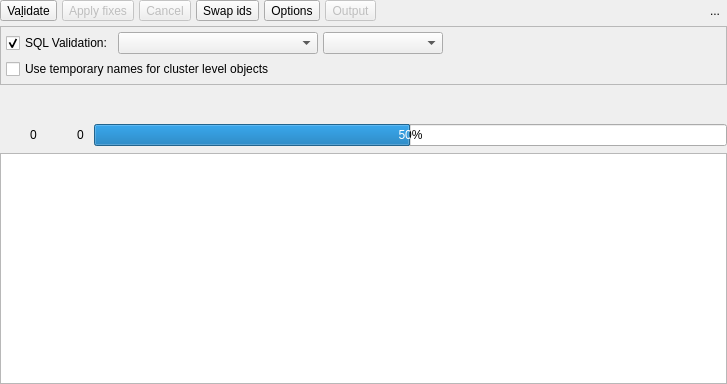
<?xml version="1.0" encoding="UTF-8"?>
<ui version="4.0">
 <class>ModelValidationWidget</class>
 <widget class="QWidget" name="ModelValidationWidget">
  <property name="geometry">
   <rect>
    <x>0</x>
    <y>0</y>
    <width>727</width>
    <height>384</height>
   </rect>
  </property>
  <property name="sizePolicy">
   <sizepolicy hsizetype="Minimum" vsizetype="Preferred">
    <horstretch>0</horstretch>
    <verstretch>0</verstretch>
   </sizepolicy>
  </property>
  <property name="minimumSize">
   <size>
    <width>0</width>
    <height>230</height>
   </size>
  </property>
  <property name="baseSize">
   <size>
    <width>730</width>
    <height>0</height>
   </size>
  </property>
  <property name="windowTitle">
   <string>Form</string>
  </property>
  <property name="autoFillBackground">
   <bool>false</bool>
  </property>
  <property name="styleSheet">
   <string notr="true"/>
  </property>
  <layout class="QVBoxLayout" name="verticalLayout">
   <property name="spacing">
    <number>5</number>
   </property>
   <property name="leftMargin">
    <number>0</number>
   </property>
   <property name="topMargin">
    <number>0</number>
   </property>
   <property name="rightMargin">
    <number>0</number>
   </property>
   <property name="bottomMargin">
    <number>0</number>
   </property>
   <item>
    <layout class="QHBoxLayout" name="horizontalLayout_4">
     <property name="spacing">
      <number>5</number>
     </property>
     <item>
      <layout class="QHBoxLayout" name="horizontalLayout_3">
       <property name="spacing">
        <number>5</number>
       </property>
       <item>
        <widget class="QToolButton" name="validate_btn">
         <property name="sizePolicy">
          <sizepolicy hsizetype="Fixed" vsizetype="Preferred">
           <horstretch>0</horstretch>
           <verstretch>0</verstretch>
          </sizepolicy>
         </property>
         <property name="text">
          <string>Va&amp;lidate</string>
         </property>
         <property name="icon">
          <iconset resource="../../res/resources.qrc">
           <normaloff>:/icons/icons/validation.png</normaloff>:/icons/icons/validation.png</iconset>
         </property>
         <property name="iconSize">
          <size>
           <width>25</width>
           <height>25</height>
          </size>
         </property>
         <property name="toolButtonStyle">
          <enum>Qt::ToolButtonStyle::ToolButtonTextBesideIcon</enum>
         </property>
         <property name="autoRaise">
          <bool>false</bool>
         </property>
        </widget>
       </item>
       <item>
        <widget class="QToolButton" name="fix_btn">
         <property name="enabled">
          <bool>false</bool>
         </property>
         <property name="sizePolicy">
          <sizepolicy hsizetype="Fixed" vsizetype="Preferred">
           <horstretch>0</horstretch>
           <verstretch>0</verstretch>
          </sizepolicy>
         </property>
         <property name="toolTip">
          <string>Try to resolve the reported issues.</string>
         </property>
         <property name="text">
          <string>Apply fixes</string>
         </property>
         <property name="icon">
          <iconset resource="../../res/resources.qrc">
           <normaloff>:/icons/icons/fixobject.png</normaloff>:/icons/icons/fixobject.png</iconset>
         </property>
         <property name="iconSize">
          <size>
           <width>25</width>
           <height>25</height>
          </size>
         </property>
         <property name="toolButtonStyle">
          <enum>Qt::ToolButtonStyle::ToolButtonTextBesideIcon</enum>
         </property>
         <property name="autoRaise">
          <bool>false</bool>
         </property>
         <property name="arrowType">
          <enum>Qt::ArrowType::NoArrow</enum>
         </property>
        </widget>
       </item>
       <item>
        <widget class="QToolButton" name="cancel_btn">
         <property name="enabled">
          <bool>false</bool>
         </property>
         <property name="sizePolicy">
          <sizepolicy hsizetype="Fixed" vsizetype="Preferred">
           <horstretch>0</horstretch>
           <verstretch>0</verstretch>
          </sizepolicy>
         </property>
         <property name="toolTip">
          <string>Cancel the SQL validation in progress.</string>
         </property>
         <property name="text">
          <string>Cancel</string>
         </property>
         <property name="icon">
          <iconset resource="../../res/resources.qrc">
           <normaloff>:/icons/icons/cancel.png</normaloff>:/icons/icons/cancel.png</iconset>
         </property>
         <property name="iconSize">
          <size>
           <width>25</width>
           <height>25</height>
          </size>
         </property>
         <property name="shortcut">
          <string>Esc</string>
         </property>
         <property name="toolButtonStyle">
          <enum>Qt::ToolButtonStyle::ToolButtonTextBesideIcon</enum>
         </property>
         <property name="autoRaise">
          <bool>false</bool>
         </property>
        </widget>
       </item>
       <item>
        <widget class="QToolButton" name="swap_ids_btn">
         <property name="sizePolicy">
          <sizepolicy hsizetype="Fixed" vsizetype="Preferred">
           <horstretch>0</horstretch>
           <verstretch>0</verstretch>
          </sizepolicy>
         </property>
         <property name="toolTip">
          <string>Change the creation order for two objects by swapping their ids</string>
         </property>
         <property name="text">
          <string>Swap ids</string>
         </property>
         <property name="icon">
          <iconset resource="../../res/resources.qrc">
           <normaloff>:/icons/icons/swapobjs.png</normaloff>:/icons/icons/swapobjs.png</iconset>
         </property>
         <property name="iconSize">
          <size>
           <width>25</width>
           <height>25</height>
          </size>
         </property>
         <property name="toolButtonStyle">
          <enum>Qt::ToolButtonStyle::ToolButtonTextBesideIcon</enum>
         </property>
         <property name="autoRaise">
          <bool>false</bool>
         </property>
        </widget>
       </item>
       <item>
        <widget class="QToolButton" name="options_btn">
         <property name="enabled">
          <bool>true</bool>
         </property>
         <property name="sizePolicy">
          <sizepolicy hsizetype="Fixed" vsizetype="Preferred">
           <horstretch>0</horstretch>
           <verstretch>0</verstretch>
          </sizepolicy>
         </property>
         <property name="toolTip">
          <string>Try to apply a fix on the selected validation info.</string>
         </property>
         <property name="text">
          <string>Options</string>
         </property>
         <property name="icon">
          <iconset resource="../../res/resources.qrc">
           <normaloff>:/icons/icons/config.png</normaloff>:/icons/icons/config.png</iconset>
         </property>
         <property name="iconSize">
          <size>
           <width>25</width>
           <height>25</height>
          </size>
         </property>
         <property name="checkable">
          <bool>true</bool>
         </property>
         <property name="toolButtonStyle">
          <enum>Qt::ToolButtonStyle::ToolButtonTextBesideIcon</enum>
         </property>
         <property name="autoRaise">
          <bool>false</bool>
         </property>
        </widget>
       </item>
       <item>
        <widget class="QToolButton" name="output_btn">
         <property name="enabled">
          <bool>false</bool>
         </property>
         <property name="sizePolicy">
          <sizepolicy hsizetype="Fixed" vsizetype="Preferred">
           <horstretch>0</horstretch>
           <verstretch>0</verstretch>
          </sizepolicy>
         </property>
         <property name="toolTip">
          <string>Handles the validation output</string>
         </property>
         <property name="text">
          <string>Output</string>
         </property>
         <property name="icon">
          <iconset resource="../../res/resources.qrc">
           <normaloff>:/icons/icons/outputpane.png</normaloff>:/icons/icons/outputpane.png</iconset>
         </property>
         <property name="iconSize">
          <size>
           <width>25</width>
           <height>25</height>
          </size>
         </property>
         <property name="checkable">
          <bool>false</bool>
         </property>
         <property name="popupMode">
          <enum>QToolButton::ToolButtonPopupMode::InstantPopup</enum>
         </property>
         <property name="toolButtonStyle">
          <enum>Qt::ToolButtonStyle::ToolButtonTextBesideIcon</enum>
         </property>
         <property name="autoRaise">
          <bool>false</bool>
         </property>
        </widget>
       </item>
      </layout>
     </item>
     <item>
      <spacer name="horizontalSpacer">
       <property name="orientation">
        <enum>Qt::Orientation::Horizontal</enum>
       </property>
       <property name="sizeHint" stdset="0">
        <size>
         <width>40</width>
         <height>20</height>
        </size>
       </property>
      </spacer>
     </item>
     <item>
      <widget class="QToolButton" name="hide_tb">
       <property name="toolTip">
        <string>Hide this widget</string>
       </property>
       <property name="text">
        <string>...</string>
       </property>
       <property name="icon">
        <iconset resource="../../res/resources.qrc">
         <normaloff>:/icons/icons/close1.png</normaloff>:/icons/icons/close1.png</iconset>
       </property>
       <property name="iconSize">
        <size>
         <width>20</width>
         <height>20</height>
        </size>
       </property>
       <property name="shortcut">
        <string>Esc</string>
       </property>
       <property name="autoRaise">
        <bool>true</bool>
       </property>
      </widget>
     </item>
    </layout>
   </item>
   <item>
    <widget class="QFrame" name="options_frm">
     <property name="sizePolicy">
      <sizepolicy hsizetype="Preferred" vsizetype="Preferred">
       <horstretch>0</horstretch>
       <verstretch>0</verstretch>
      </sizepolicy>
     </property>
     <property name="minimumSize">
      <size>
       <width>0</width>
       <height>0</height>
      </size>
     </property>
     <property name="frameShape">
      <enum>QFrame::Shape::StyledPanel</enum>
     </property>
     <property name="frameShadow">
      <enum>QFrame::Shadow::Raised</enum>
     </property>
     <layout class="QGridLayout" name="gridLayout_2">
      <property name="leftMargin">
       <number>5</number>
      </property>
      <property name="topMargin">
       <number>5</number>
      </property>
      <property name="rightMargin">
       <number>5</number>
      </property>
      <property name="bottomMargin">
       <number>5</number>
      </property>
      <property name="spacing">
       <number>5</number>
      </property>
      <item row="0" column="1">
       <widget class="QComboBox" name="connections_cmb">
        <property name="enabled">
         <bool>true</bool>
        </property>
        <property name="sizePolicy">
         <sizepolicy hsizetype="Expanding" vsizetype="Fixed">
          <horstretch>0</horstretch>
          <verstretch>0</verstretch>
         </sizepolicy>
        </property>
        <property name="minimumSize">
         <size>
          <width>0</width>
          <height>0</height>
         </size>
        </property>
        <property name="maximumSize">
         <size>
          <width>200</width>
          <height>16777215</height>
         </size>
        </property>
        <property name="toolTip">
         <string>Connection to be used in the SQL validation</string>
        </property>
        <property name="sizeAdjustPolicy">
         <enum>QComboBox::SizeAdjustPolicy::AdjustToContents</enum>
        </property>
        <property name="iconSize">
         <size>
          <width>28</width>
          <height>28</height>
         </size>
        </property>
       </widget>
      </item>
      <item row="0" column="2" colspan="2">
       <widget class="QComboBox" name="version_cmb">
        <property name="enabled">
         <bool>true</bool>
        </property>
        <property name="sizePolicy">
         <sizepolicy hsizetype="Preferred" vsizetype="Fixed">
          <horstretch>0</horstretch>
          <verstretch>0</verstretch>
         </sizepolicy>
        </property>
        <property name="minimumSize">
         <size>
          <width>120</width>
          <height>0</height>
         </size>
        </property>
        <property name="toolTip">
         <string>PostgreSQL version</string>
        </property>
        <property name="sizeAdjustPolicy">
         <enum>QComboBox::SizeAdjustPolicy::AdjustToContents</enum>
        </property>
        <property name="iconSize">
         <size>
          <width>28</width>
          <height>28</height>
         </size>
        </property>
       </widget>
      </item>
      <item row="0" column="0">
       <widget class="QCheckBox" name="sql_validation_chk">
        <property name="sizePolicy">
         <sizepolicy hsizetype="Fixed" vsizetype="Fixed">
          <horstretch>0</horstretch>
          <verstretch>0</verstretch>
         </sizepolicy>
        </property>
        <property name="toolTip">
         <string>&lt;p&gt;Enables the validation of SQL code in DBMS. This process requires the use of a pre-configured connection. SQL validation will occur only in the last step (when all objects were validated) or when there are no warnings.&lt;/p&gt;</string>
        </property>
        <property name="statusTip">
         <string/>
        </property>
        <property name="text">
         <string>SQL Validation:</string>
        </property>
        <property name="checked">
         <bool>true</bool>
        </property>
       </widget>
      </item>
      <item row="0" column="4">
       <spacer name="horizontalSpacer_2">
        <property name="orientation">
         <enum>Qt::Orientation::Horizontal</enum>
        </property>
        <property name="sizeType">
         <enum>QSizePolicy::Policy::Expanding</enum>
        </property>
        <property name="sizeHint" stdset="0">
         <size>
          <width>20</width>
          <height>20</height>
         </size>
        </property>
       </spacer>
      </item>
      <item row="1" column="0" colspan="5">
       <widget class="QCheckBox" name="use_tmp_names_chk">
        <property name="sizePolicy">
         <sizepolicy hsizetype="Expanding" vsizetype="Fixed">
          <horstretch>0</horstretch>
          <verstretch>0</verstretch>
         </sizepolicy>
        </property>
        <property name="toolTip">
         <string>&lt;p&gt;pgModeler will generate unique and temporary names for database, role and tablespace objects. This option avoids object duplication errors when running the SQL validation.&lt;/p&gt;</string>
        </property>
        <property name="statusTip">
         <string/>
        </property>
        <property name="text">
         <string>Use temporary names for cluster level objects</string>
        </property>
       </widget>
      </item>
     </layout>
    </widget>
   </item>
   <item>
    <widget class="QWidget" name="prog_info_wgt" native="true">
     <property name="minimumSize">
      <size>
       <width>0</width>
       <height>0</height>
      </size>
     </property>
     <layout class="QGridLayout" name="gridLayout_3">
      <property name="leftMargin">
       <number>0</number>
      </property>
      <property name="topMargin">
       <number>0</number>
      </property>
      <property name="rightMargin">
       <number>0</number>
      </property>
      <property name="bottomMargin">
       <number>0</number>
      </property>
      <property name="spacing">
       <number>5</number>
      </property>
      <item row="1" column="0">
       <layout class="QHBoxLayout" name="horizontalLayout_2">
        <property name="spacing">
         <number>5</number>
        </property>
        <property name="rightMargin">
         <number>5</number>
        </property>
        <item>
         <widget class="QLabel" name="warn_lbl">
          <property name="sizePolicy">
           <sizepolicy hsizetype="Fixed" vsizetype="Fixed">
            <horstretch>0</horstretch>
            <verstretch>0</verstretch>
           </sizepolicy>
          </property>
          <property name="minimumSize">
           <size>
            <width>25</width>
            <height>25</height>
           </size>
          </property>
          <property name="maximumSize">
           <size>
            <width>25</width>
            <height>25</height>
           </size>
          </property>
          <property name="toolTip">
           <string>Warnings: does not prevents model to be saved.</string>
          </property>
          <property name="text">
           <string/>
          </property>
          <property name="textFormat">
           <enum>Qt::TextFormat::AutoText</enum>
          </property>
          <property name="pixmap">
           <pixmap resource="../../res/resources.qrc">:/icons/icons/alert.png</pixmap>
          </property>
          <property name="scaledContents">
           <bool>true</bool>
          </property>
         </widget>
        </item>
        <item>
         <widget class="QLabel" name="warn_count_lbl">
          <property name="sizePolicy">
           <sizepolicy hsizetype="Preferred" vsizetype="Fixed">
            <horstretch>0</horstretch>
            <verstretch>0</verstretch>
           </sizepolicy>
          </property>
          <property name="text">
           <string>0</string>
          </property>
          <property name="indent">
           <number>0</number>
          </property>
         </widget>
        </item>
       </layout>
      </item>
      <item row="1" column="2">
       <widget class="QProgressBar" name="validation_prog_pb">
        <property name="sizePolicy">
         <sizepolicy hsizetype="Expanding" vsizetype="Fixed">
          <horstretch>0</horstretch>
          <verstretch>0</verstretch>
         </sizepolicy>
        </property>
        <property name="minimumSize">
         <size>
          <width>0</width>
          <height>0</height>
         </size>
        </property>
        <property name="value">
         <number>50</number>
        </property>
        <property name="invertedAppearance">
         <bool>false</bool>
        </property>
       </widget>
      </item>
      <item row="1" column="1">
       <layout class="QHBoxLayout" name="horizontalLayout">
        <property name="spacing">
         <number>5</number>
        </property>
        <property name="rightMargin">
         <number>5</number>
        </property>
        <item>
         <widget class="QLabel" name="error_lbl">
          <property name="sizePolicy">
           <sizepolicy hsizetype="Fixed" vsizetype="Fixed">
            <horstretch>0</horstretch>
            <verstretch>0</verstretch>
           </sizepolicy>
          </property>
          <property name="minimumSize">
           <size>
            <width>25</width>
            <height>25</height>
           </size>
          </property>
          <property name="maximumSize">
           <size>
            <width>25</width>
            <height>25</height>
           </size>
          </property>
          <property name="toolTip">
           <string>Errors: model will not be saved while there are validation errors.</string>
          </property>
          <property name="text">
           <string/>
          </property>
          <property name="pixmap">
           <pixmap resource="../../res/resources.qrc">:/icons/icons/error.png</pixmap>
          </property>
          <property name="scaledContents">
           <bool>true</bool>
          </property>
          <property name="indent">
           <number>0</number>
          </property>
         </widget>
        </item>
        <item>
         <widget class="QLabel" name="error_count_lbl">
          <property name="sizePolicy">
           <sizepolicy hsizetype="Preferred" vsizetype="Fixed">
            <horstretch>0</horstretch>
            <verstretch>0</verstretch>
           </sizepolicy>
          </property>
          <property name="toolTip">
           <string/>
          </property>
          <property name="text">
           <string>0</string>
          </property>
          <property name="indent">
           <number>0</number>
          </property>
         </widget>
        </item>
       </layout>
      </item>
      <item row="0" column="0" colspan="3">
       <layout class="QHBoxLayout" name="horizontalLayout_5">
        <property name="spacing">
         <number>5</number>
        </property>
        <item>
         <widget class="QLabel" name="ico_lbl">
          <property name="sizePolicy">
           <sizepolicy hsizetype="Fixed" vsizetype="Fixed">
            <horstretch>0</horstretch>
            <verstretch>0</verstretch>
           </sizepolicy>
          </property>
          <property name="minimumSize">
           <size>
            <width>28</width>
            <height>28</height>
           </size>
          </property>
          <property name="maximumSize">
           <size>
            <width>28</width>
            <height>28</height>
           </size>
          </property>
          <property name="text">
           <string/>
          </property>
          <property name="scaledContents">
           <bool>true</bool>
          </property>
         </widget>
        </item>
        <item>
         <widget class="QLabel" name="object_lbl">
          <property name="sizePolicy">
           <sizepolicy hsizetype="Expanding" vsizetype="Fixed">
            <horstretch>0</horstretch>
            <verstretch>0</verstretch>
           </sizepolicy>
          </property>
          <property name="text">
           <string/>
          </property>
          <property name="indent">
           <number>5</number>
          </property>
         </widget>
        </item>
       </layout>
      </item>
     </layout>
    </widget>
   </item>
   <item>
    <widget class="QTreeWidget" name="output_trw">
     <property name="sizePolicy">
      <sizepolicy hsizetype="Expanding" vsizetype="Expanding">
       <horstretch>0</horstretch>
       <verstretch>0</verstretch>
      </sizepolicy>
     </property>
     <property name="editTriggers">
      <set>QAbstractItemView::EditTrigger::DoubleClicked|QAbstractItemView::EditTrigger::EditKeyPressed</set>
     </property>
     <property name="alternatingRowColors">
      <bool>true</bool>
     </property>
     <property name="selectionMode">
      <enum>QAbstractItemView::SelectionMode::SingleSelection</enum>
     </property>
     <property name="selectionBehavior">
      <enum>QAbstractItemView::SelectionBehavior::SelectRows</enum>
     </property>
     <property name="iconSize">
      <size>
       <width>22</width>
       <height>22</height>
      </size>
     </property>
     <property name="indentation">
      <number>20</number>
     </property>
     <property name="uniformRowHeights">
      <bool>true</bool>
     </property>
     <attribute name="headerVisible">
      <bool>false</bool>
     </attribute>
     <column>
      <property name="text">
       <string/>
      </property>
     </column>
    </widget>
   </item>
  </layout>
 </widget>
 <tabstops>
  <tabstop>validate_btn</tabstop>
  <tabstop>fix_btn</tabstop>
  <tabstop>cancel_btn</tabstop>
  <tabstop>swap_ids_btn</tabstop>
  <tabstop>options_btn</tabstop>
  <tabstop>output_btn</tabstop>
  <tabstop>sql_validation_chk</tabstop>
  <tabstop>connections_cmb</tabstop>
  <tabstop>version_cmb</tabstop>
  <tabstop>output_trw</tabstop>
  <tabstop>hide_tb</tabstop>
 </tabstops>
 <resources>
  <include location="../../res/resources.qrc"/>
 </resources>
 <connections/>
</ui>
